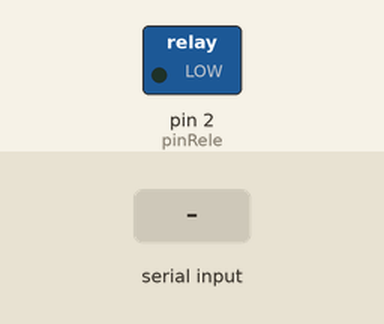
Bench run of a sketch on a simulated Arduino Uno, built with avr-gcc and run on an emulated ATmega328P. Shown: switched loads named in the sketch (green lamp = pin HIGH). Inputs (shaded band) come from the test bench. What the sketch prints to the serial monitor is not drawn.

Above: at 1.2 s.
1.3 s: "A" received over Serial
At 1.9 s:
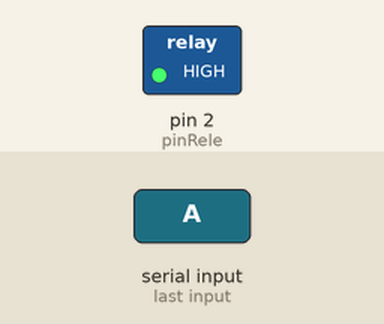
2.8 s: "B" received over Serial
At 4.3 s:
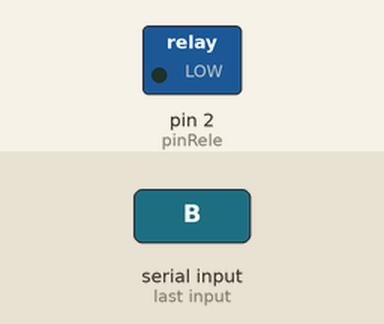
Timing chart, 0 to 5.8 s (numbered marks = the images above; inputs shaded):
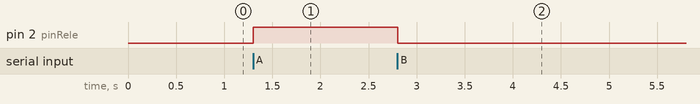

Measured:
- after the input at 1.3 s, pin 2 (pinRele): LOW → HIGH at once
- after the input at 2.8 s, pin 2 (pinRele): HIGH → LOW at once

The sketch:

Relay_Code.ino
```cpp
// relevador, reles, relays


byte pinRele = 2;

char orden;

void setup()
{
  pinMode(pinRele, OUTPUT);
  Serial.begin(9600);
}

void loop()
{

  if(Serial.available() > 0){
     orden = Serial.read();
  }

    if(orden == 'A'){
    digitalWrite(pinRele, HIGH);
  }

  if(orden == 'B'){
    digitalWrite(pinRele, LOW);
  }

  Serial.println(orden);

}
```
